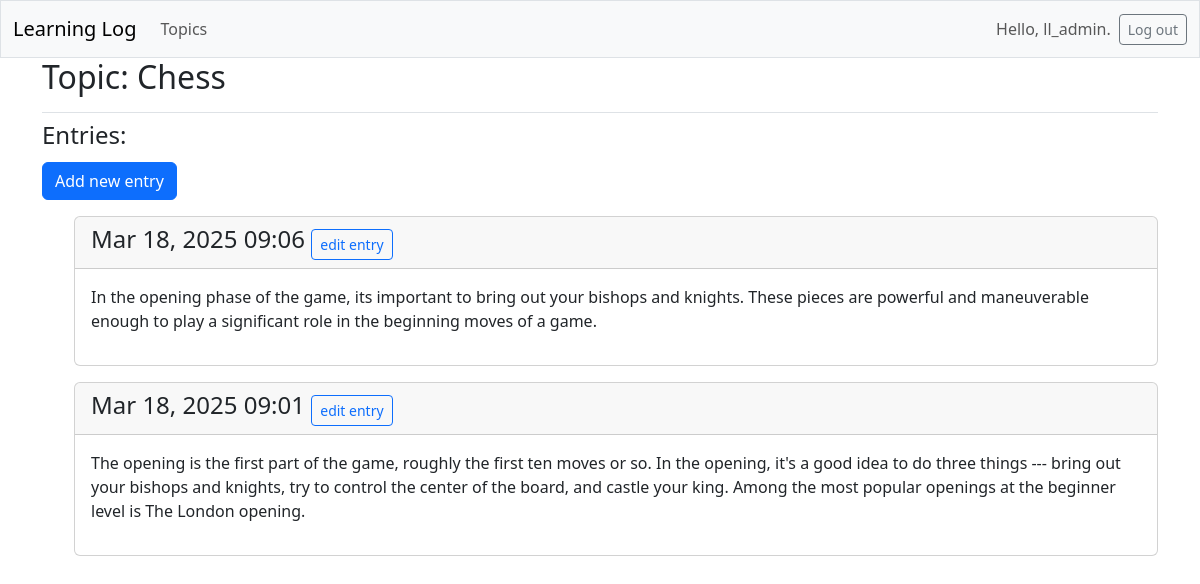
The page /topics/1/ (signed in) on the database its author committed.
### learning_logs/models.py (models this page shows, shortened)
class Topic(models.Model):
    text = models.CharField(max_length=200)
    date_added = models.DateTimeField(auto_now_add = True)
    owner = models.ForeignKey(User, on_delete=models.CASCADE)
    def __str__(self):
        return self.text

class Entry(models.Model):
    topic = models.ForeignKey(Topic,on_delete = models.CASCADE)
    text = models.TextField()
    date_added = models.DateTimeField(auto_now_add = True)
    class Meta:
        verbose_name_plural = 'entries'

### learning_logs/views.py (the view)
# urls.py: path('topics/<int:topic_id>/',views.topic,name='topic'),
@login_required
def topic(request, topic_id):
    topic = Topic.objects.get(id=topic_id)
    if topic.owner != request.user:
        raise Http404
    entries = topic.entry_set.order_by('-date_added')
    context = {'topic': topic, 'entries': entries}
    return render(request, 'learning_logs/topic.html', context)

### learning_logs/templates/learning_logs/topic.html
{% extends 'learning_logs/base.html' %}
{% block page_header %}
  <h2>Topic: {{ topic }}</h2>
{% endblock page_header %}
{% block content %}
  <h4>Entries:</h4>
  <p>
    <a class="btn btn-primary mt-1" href="{% url 'learning_logs:new_entry' topic.id %}">Add new entry</a>
  </p>
  <ul>
    {% for entry in entries %}
    <div class="card mb-3">
      <h4 class="card-header">
        {{ entry.date_added|date:'M d, Y H:i' }}
        <small><a class="btn btn-outline-primary btn-sm mt-1" href="{% url 'learning_logs:edit_entry' entry.id %}">
          edit entry</a></small>
      </h4>
      <div class="card-body">{{ entry.text|linebreaks }}</div>
    </div>
  {% empty %}
    <p>There are no entries for this topic yet.</p>
  {% endfor %}
  </ul>
{% endblock content %}

### learning_logs/templates/learning_logs/base.html (shortened to what this page needs)
<!doctype html>
<html lang="en">
<head>
  {% load django_bootstrap5 %}
  {% bootstrap_css %}
</head>
<body>
  <nav class="navbar navbar-expand-md navbar-light bg-light md-4 border">
    <div class="container-fluid">
      <a class="navbar-brand" href="{% url 'learning_logs:index' %}">Learning Log</a>
      <div class="collapse navbar-collapse" id="navbarCollapse">
        <ul class="navbar-nav me-auto mb-2 mb-md-0">
          <li class="nav-item">
            <a class="nav-link" href="{% url 'learning_logs:topics' %}">Topics</a></li>
        </ul>
        <ul class="navbar-nav ms-auto mb-2 mb-md-0">
          {% if user.is_authenticated %}
            <li class="nav-item">
              <span class="navbar-text me-2">Hello, {{ user.username }}.
                </span></li>
          {% endif %}
        </ul>
        {% if user.is_authenticated %}
          <form action="{% url 'accounts:logout' %}" method="post">
            <button name="submit" class="btn btn-outline-secondary btn-sm">Log out</button>
          </form>
        {% endif %}
      </div>
    </div>
  </nav>
  <main class="container">
    <div class="pb-2 mb-2 border-bottom">
      {% block page_header %}{% endblock page_header %}
    </div>
    <div>
      {% block content %}{% endblock content %}
    </div>
  </main>
</body>
</html>

### rows shown on the page
Topic: text "Chess"
Entry: date_added "Mar 18, 2025 09:06", text "In the opening phase of the game, its important to bring out your bishops and knights. These pieces are powerful and maneuverable enough to play a significant role in the beginning moves of a game."
Entry: date_added "Mar 18, 2025 09:01", text "The opening is the first part of the game, roughly the first ten moves or so. In the opening, it's a good idea to do three things --- bring out your bishops and knights, try to control the center of the board, and castle your king. Among the most popular openings at the beginner level is The London opening."

### other values the page prints
{{ user.username }} "ll_admin"
